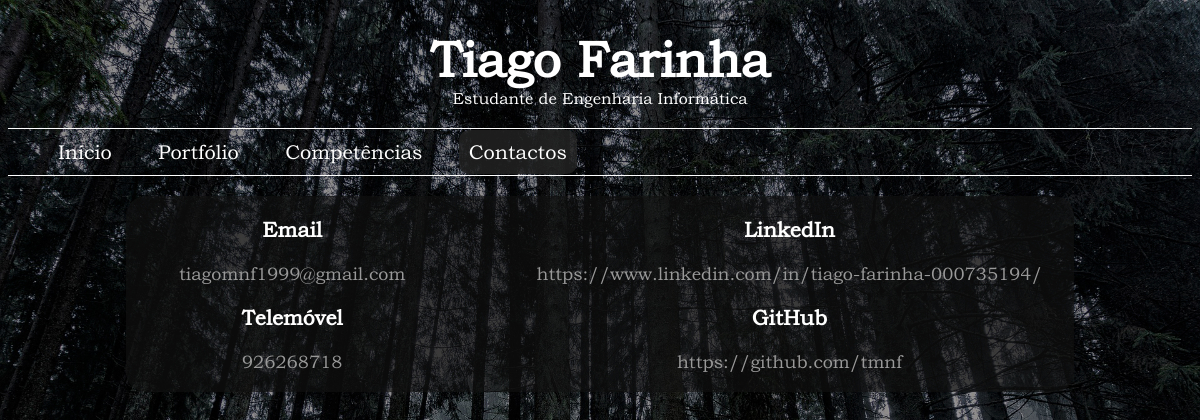
/contacts/, run on the app's committed database.
### main_app/models.py (models this page shows, shortened)
class Contact(models.Model):
    contact_type = models.IntegerField()
    contact_info = models.CharField(max_length=100)

### main_app/views.py (the view)
# urls.py: path('contacts/', views.contacts, name='contacts_view'),
def contacts(request):
    check_language(request)
    conts = {
        "email": Contact.objects.get(contact_type=CONSTANTS.EMAIL).contact_info,
        "phone": Contact.objects.get(contact_type=CONSTANTS.PHONE).contact_info,
        "linkedin": Contact.objects.get(contact_type=CONSTANTS.LINKEDIN).contact_info,
        "github": Contact.objects.get(contact_type=CONSTANTS.GITHUB).contact_info,
        "active": "contacts"
    }
    conts = {**conts, **LanguageUtils.get_base_words(request)}
    return render(request, "ContactsPage.html", conts)

### main_app/views.py (called while the page is built)
def check_language(request):
    try:
        request.session['lang']
    except KeyError:
        request.session['lang'] = 'pt'

### templates/ContactsPage.html (shortened to what this page needs)
{% extends "DefaultPage.html" %}
{% block content %}
    <section class="contacts_style">
        <div class="left_contacts">
            <div>
                <h3> Email </h3>
                <a href="mailto:{{ email }}" target="_top"> {{ email }} </a>
            </div>
            <div>
                <h3> {{ phone_text }} </h3>
                <a href="tel:+351{{ phone }}" target="_top"> {{ phone }}</a>
            </div>
        </div>
        <div class="right_contacts">
            <div>
                <h3> LinkedIn </h3>
                <a target="_blank" href= {{ linkedin }}>  {{ linkedin }} </a>
            </div>
            <h3> GitHub </h3>
            <a target="_blank" href= {{ github }}>  {{ github }} </a>
        </div>
    </section>
{% endblock content %}

### main_app/static/style.css (style rules this page uses)
body { background: url("images/back2_1.jpg") no-repeat fixed; background-size: cover; color: white; font-family: "Bookman Old Style"; padding-bottom: 100px; }
.contacts_style { font-size: 18px; background-color: #111111aa; border-radius: 20px; padding-bottom: 20px; }
.contacts_style a { text-decoration: none; color: #999999; }
.left_contacts { float: left; text-align: center; width: 35%; margin-left: 0; margin-right: auto; }
.right_contacts { overflow: hidden; text-align: center; width: 60%; margin-right: 0; margin-left: auto; }

### data on the page
Contact: contact_info "tiagomnf1999@gmail.com"
Contact: contact_info "926268718"
Contact: contact_info "https://www.linkedin.com/in/tiago-farinha-000735194/"
Contact: contact_info "https://github.com/tmnf"

### other printed values
{{ curr_job }} "Estudante de Engenharia Informática"
{{ home }} "Início"
{{ portfolio }} "Portfólio"
{{ skills }} "Competências"
{{ contacts }} "Contactos"
{{ phone_text }} "Telemóvel"
